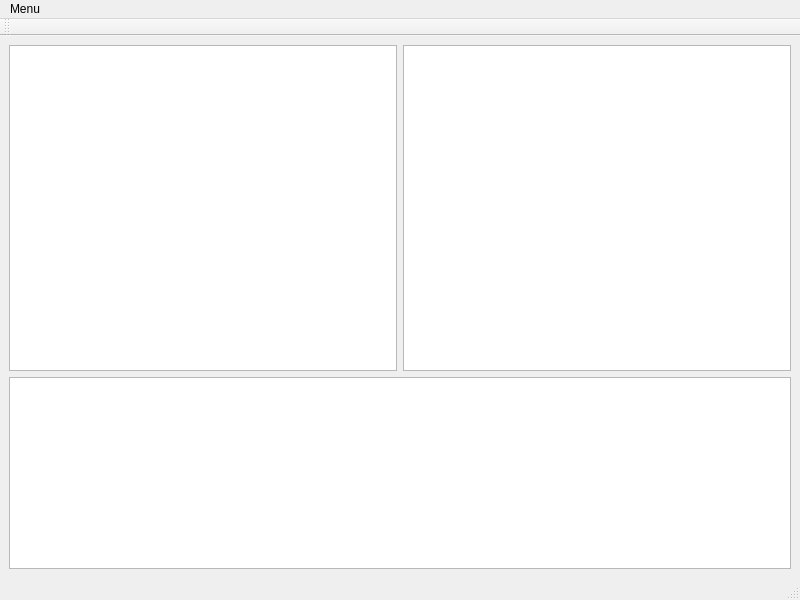
<?xml version="1.0" encoding="UTF-8"?>
<ui version="4.0">
 <class>MainWindow</class>
 <widget class="QMainWindow" name="MainWindow">
  <property name="geometry">
   <rect>
    <x>0</x>
    <y>0</y>
    <width>800</width>
    <height>600</height>
   </rect>
  </property>
  <property name="windowTitle">
   <string>MainWindow</string>
  </property>
  <widget class="QWidget" name="centralwidget">
   <layout class="QHBoxLayout" name="horizontalLayout_2">
    <item>
     <layout class="QVBoxLayout" name="verticalLayout">
      <item>
       <layout class="QHBoxLayout" name="horizontalLayout">
        <item>
         <widget class="QTreeView" name="treeView_dir"/>
        </item>
        <item>
         <widget class="QTreeView" name="treeView_files"/>
        </item>
       </layout>
      </item>
      <item>
       <widget class="QGraphicsView" name="graphicsView">
        <property name="sizePolicy">
         <sizepolicy hsizetype="Minimum" vsizetype="Fixed">
          <horstretch>0</horstretch>
          <verstretch>0</verstretch>
         </sizepolicy>
        </property>
        <property name="baseSize">
         <size>
          <width>0</width>
          <height>0</height>
         </size>
        </property>
       </widget>
      </item>
     </layout>
    </item>
   </layout>
  </widget>
  <widget class="QMenuBar" name="menubar">
   <property name="geometry">
    <rect>
     <x>0</x>
     <y>0</y>
     <width>800</width>
     <height>25</height>
    </rect>
   </property>
   <widget class="QMenu" name="menuPreferences">
    <property name="title">
     <string>Menu</string>
    </property>
    <addaction name="actionPreferences"/>
    <addaction name="actionExit"/>
   </widget>
   <addaction name="menuPreferences"/>
  </widget>
  <widget class="QStatusBar" name="statusbar"/>
  <widget class="QToolBar" name="toolBar">
   <property name="windowTitle">
    <string>toolBar</string>
   </property>
   <attribute name="toolBarArea">
    <enum>TopToolBarArea</enum>
   </attribute>
   <attribute name="toolBarBreak">
    <bool>false</bool>
   </attribute>
  </widget>
  <action name="actionPreferences">
   <property name="text">
    <string>Preferences</string>
   </property>
  </action>
  <action name="actionExit">
   <property name="text">
    <string>Exit</string>
   </property>
  </action>
 </widget>
 <resources/>
 <connections/>
</ui>
